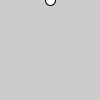
Frame 1 (no input)
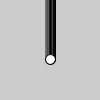
Frame 60 (the mouse pressed at the canvas centre just before this capture)
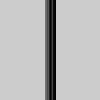
Frame 120 (the mouse held since frame 60 and released just before this capture)

The Processing sketch that drew these frames (run headless with seeded random() and noise(); from frame 60 on, the mouse is pressed at the canvas centre):

// Processing sketch: processing_31345
// ── processing_31345.pde

float altura;
void setup() {
altura=0;
}
void draw() {
ellipse(width/2, altura, 10,10);
altura = altura+1;
}
